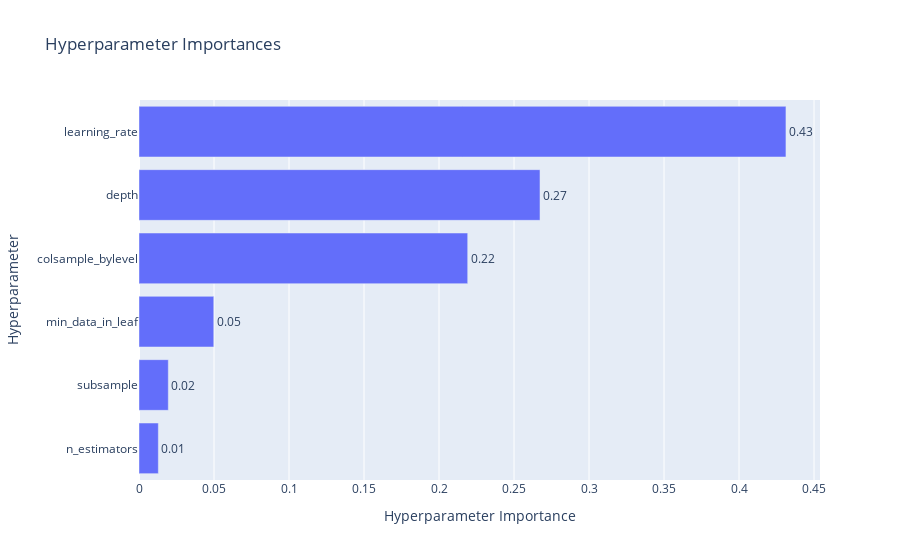

Here is the notebook cell this chart was saved with:
### Code cell
# 하이퍼파라미터별 중요도를 확인할 수 있는 그래프
optuna.visualization.plot_param_importances(study_cat)

### Figure 1 — Plotly figure (JSON) as saved in the notebook; plotly's stock layout.template omitted (floating-point values rounded to 4 significant figures)
{"data": [{"cliponaxis": false, "hovertemplate": ["n_estimators (IntDistribution): 0.012892147572668246<extra></extra>", "subsample (FloatDistribution): 0.019538330956723794<extra></extra>", "min_data_in_leaf (IntDistribution): 0.049843664793147724<extra></extra>", "colsample_bylevel (FloatDistribution): 0.21912838079536803<extra></extra>", "depth (IntDistribution): 0.2673169760617214<extra></extra>", "learning_rate (FloatDistribution): 0.4312804998203709<extra></extra>"], "name": "Objective Value", "orientation": "h", "text": ["0.01", "0.02", "0.05", "0.22", "0.27", "0.43"], "textposition": "outside", "type": "bar", "x": [0.01289, 0.01954, 0.04984, 0.2191, 0.2673, 0.4313], "y": ["n_estimators", "subsample", "min_data_in_leaf", "colsample_bylevel", "depth", "learning_rate"]}], "layout": {"title": {"text": "Hyperparameter Importances"}, "xaxis": {"title": {"text": "Hyperparameter Importance"}}, "yaxis": {"title": {"text": "Hyperparameter"}}}}
